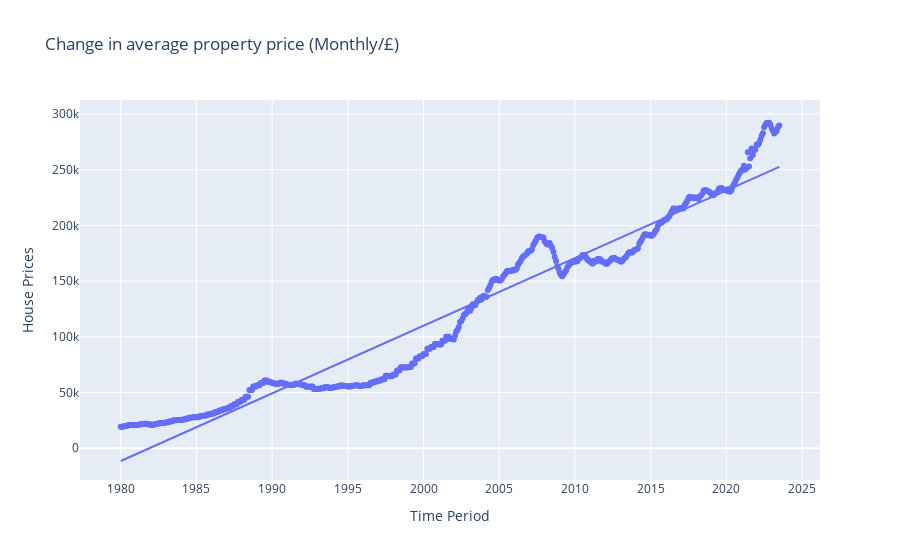

The notebook cell saved with this chart:
### Code cell
#import statsmodels
#adding a trendline
price_over_time_ols = px.scatter(df,
								x='period_dt',
								y='average price all property types',
								title="Change in average property price (Monthly/£)",
								labels={'period_dt':'Time Period',
									"average price all property types":"House Prices"},
								trendline="ols")

price_over_time_ols.show()

### Figure 1 — Plotly figure (JSON) as saved in the notebook; plotly's stock layout.template omitted (floating-point values rounded to 4 significant figures; data arrays with more than 128 entries replaced by an {"elided": "..."} marker saying what was removed)
{"data": [{"hovertemplate": "Time Period=%{x}<br>House Prices=%{y}<extra></extra>", "legendgroup": "", "marker": {"color": "#636efa", "symbol": "circle"}, "mode": "markers", "name": "", "orientation": "v", "showlegend": false, "type": "scatter", "x": {"elided": "523 str values"}, "xaxis": "x", "y": {"elided": "523 int values"}, "yaxis": "y"}, {"hovertemplate": "<b>OLS trendline</b><br>average price all property types = 0.000192392 * period_dt + -72183.4<br>R<sup>2</sup>=0.946086<br><br>Time Period=%{x}<br>House Prices=%{y} <b>(trend)</b><extra></extra>", "legendgroup": "", "marker": {"color": "#636efa", "symbol": "circle"}, "mode": "lines", "name": "", "showlegend": false, "type": "scatter", "x": {"elided": "523 str values"}, "xaxis": "x", "y": {"elided": "523 float values"}, "yaxis": "y"}], "layout": {"legend": {"tracegroupgap": 0}, "title": {"text": "Change in average property price (Monthly/£)"}, "xaxis": {"anchor": "y", "domain": [0, 1], "title": {"text": "Time Period"}}, "yaxis": {"anchor": "x", "domain": [0, 1], "title": {"text": "House Prices"}}}}
